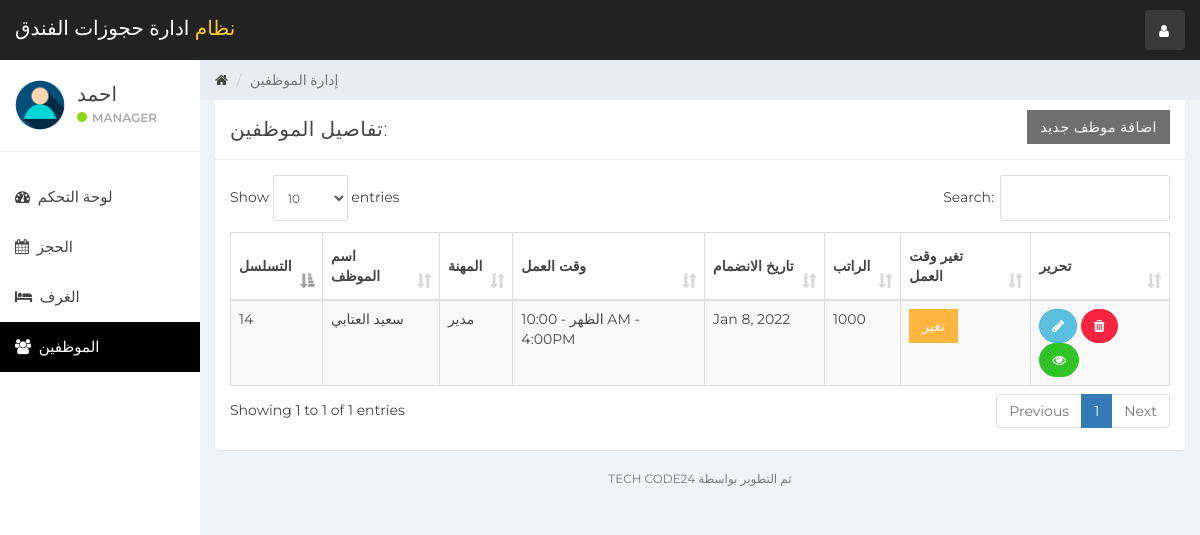
/index.php?staff_mang (signed in), run on the app's committed database.
### tables this page shows
CREATE TABLE `user` (
  `id` int(11) NOT NULL,
  `name` varchar(100) NOT NULL,
  `username` varchar(15) NOT NULL,
  `email` varchar(100) NOT NULL,
  `password` varchar(100) NOT NULL,
  `created_at` timestamp NOT NULL DEFAULT current_timestamp()
);

CREATE TABLE `staff` (
  `emp_id` int(11) NOT NULL,
  `emp_name` varchar(100) NOT NULL,
  `staff_type_id` int(11) NOT NULL,
  `shift_id` int(11) NOT NULL,
  `id_card_type` int(11) NOT NULL,
  `id_card_no` varchar(20) NOT NULL,
  `address` varchar(100) NOT NULL,
  `contact_no` bigint(20) NOT NULL,
  `salary` bigint(20) NOT NULL,
  `joining_date` timestamp NOT NULL DEFAULT current_timestamp(),
  `updated_at` timestamp NOT NULL DEFAULT current_timestamp() ON UPDATE current_timestamp()
);

CREATE TABLE `staff_type` (
  `staff_type_id` int(10) NOT NULL,
  `staff_type` varchar(100) NOT NULL
);

CREATE TABLE `shift` (
  `shift_id` int(10) NOT NULL,
  `shift` varchar(100) NOT NULL,
  `shift_timing` varchar(100) NOT NULL
);

### staff_mang.php (the view, shortened to what this page needs)
<div class="col-sm-9 col-sm-offset-3 col-lg-10 col-lg-offset-2 main">
    <div class="row">
        <ol class="breadcrumb">
            <li><a href="#">
                    <em class="fa fa-home"></em>
                </a></li>
            <li class="active">إدارة الموظفين</li>
        </ol>
    </div>
    <div class="row">
        <div class="col-lg-12">
            <div class="panel panel-default">
                <div class="panel-heading">تفاصيل الموظفين:
                    <a href="index.php?add_emp" class="btn btn-secondary pull-right" style="border-radius:0%">اضافة موظف جديد</a>
                </div>
                <div class="panel-body">
                    <table class="table table-striped table-bordered table-responsive" cellspacing="0" width="100%"
                           id="rooms">
                        <thead>
                        <tr>
                            <th>التسلسل</th>
                            <th>اسم الموظف</th>
                            <th>المهنة</th>
                            <th>وقت العمل</th>
                            <th>تاريخ الانضمام</th>
                            <th>الراتب</th>
                            <th>تغير وقت العمل</th>
                            <th>تحرير</th>
                        </tr>
                        </thead>
                        <tbody>
                        <?php
                        $staff_query = "SELECT * FROM staff  NATURAL JOIN staff_type NATURAL JOIN shift";
                        $staff_result = mysqli_query($connection, $staff_query);
                        if (mysqli_num_rows($staff_result) > 0) {
                            while ($staff = mysqli_fetch_assoc($staff_result)) { ?>
                                <tr>
                                    <td><?php echo $staff['emp_id']; ?></td>
                                    <td><?php echo $staff['emp_name']; ?></td>
                                    <td><?php echo $staff['staff_type']; ?></td>
                                    <td><?php echo $staff['shift'] . ' - ' . $staff['shift_timing']; ?></td>
                                    <td><?php echo date('M j, Y', strtotime($staff['joining_date'])); ?></td>
                                    <td><?php echo $staff['salary']; ?></td>
                                    <td>
                                        <button class="btn btn-warning" style="border-radius:0%" data-toggle="modal" data-target="#changeShift"
                                                data-id="<?php echo $staff['emp_id']; ?>" id="change_shift">تغير</button>
                                    </td>
                                    <td>
                                        <button data-toggle="modal"
                                                data-target="#empDetail<?php echo $staff['emp_id']; ?>"
                                                data-id="<?php echo $staff['emp_id']; ?>" id="editEmp"
                                                class="btn btn-info" style="border-radius:60px;"><i class="fa fa-pencil"></i></button>
                                        <a href='functionmis.php?empid=<?php echo $staff['emp_id']; ?>'
                                           class="btn btn-danger" onclick="return confirm('Are you Sure?')" style="border-radius:60px;"><i
                                                    class="fa fa-trash"></i></a>
                                        <a href='index.php?emp_history&empid=<?php echo $staff['emp_id']; ?>'
                                           class="btn btn-success" title="Employee Histery" style="border-radius:60px;"><i class="fa fa-eye"></i></a>
                                    </td>
                                </tr>
                                <?php
                            }
                        }
                        ?>
                        </tbody>
                    </table>
                </div>
            </div>
        </div>
    </div>
    <div class="row">
        <div class="col-sm-12">
        <p class="back-link">TECH CODE24 تم التطوير بواسطة</p>
        </div>
    </div>
</div>

### sidebar.php (shortened to what this page needs)
<div id="sidebar-collapse" class="col-sm-3 col-lg-2 sidebar">
    <div class="profile-sidebar">
        <div class="profile-userpic">
            <img src="img/user.png" class="img-responsive" alt="">
        </div>
        <div class="profile-usertitle">
            <div class="profile-usertitle-name"><?php echo $user['name'];?></div>
            <div class="profile-usertitle-status"><span class="indicator label-success"></span>Manager</div>
        </div>
    </div>
    <ul class="nav menu">
    <?php
        if (isset($_GET['dashboard'])){ ?>
            <li class="active">
                <a href="index.php?dashboard"><em class="fa fa-dashboard">&nbsp;</em>
                   لوحة التحكم
                </a>
            </li>
        <?php } else{?>
            <li>
                <a href="index.php?dashboard"><em class="fa fa-dashboard">&nbsp;</em>
                    لوحة التحكم
                </a>
            </li>
        <?php }
        if (isset($_GET['reservation'])){ ?>
            <li class="active">
            <a href="index.php?reservation"><em class="fa fa-calendar">&nbsp;</em>
                    الحجز
                </a>
            </li>
        <?php } else{?>
            <li>
            <a href="index.php?reservation"><em class="fa fa-calendar">&nbsp;</em>
                    الحجز
                </a>
            </li>
        <?php }
        if (isset($_GET['room_mang'])){ ?>
            <li class="active">
                <a href="index.php?room_mang"><em class="fa fa-bed">&nbsp;</em>
                    الغرف
                </a>
            </li>
        <?php } else{?>
            <li>
            <a href="index.php?room_mang"><em class="fa fa-bed">&nbsp;</em>
                    الغرف
                </a>
            </li>
        <?php }
        if (isset($_GET['staff_mang'])){ ?>
            <li class="active">
                <a href="index.php?staff_mang"><em class="fa fa-users">&nbsp;</em>
                الموظفين
                </a>
            </li>
        <?php }
        ?>
    </ul>
</div>

### data on the page
user: name "احمد"
staff: emp_id "14", emp_name "سعيد العتابي", staff_type.staff_type "مدير", shift.shift "الظهر", shift.shift_timing "10:00 AM - 4:00PM", joining_date "Jan 8, 2022", salary "1000"
